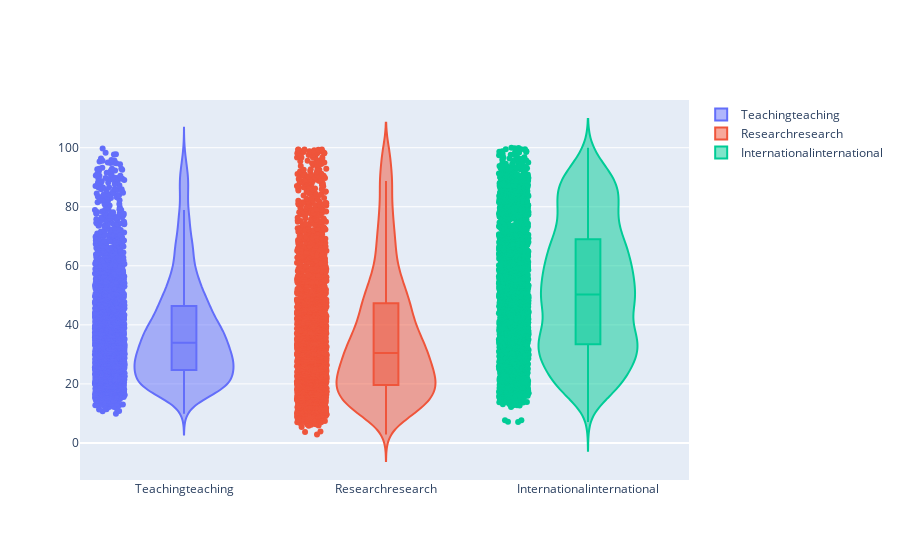

Write notebook code for a chart like this one.
### Markdown cell above
### 6. Violin chart

### Code cell
#Display teaching score, research score, international score in violin chart
fig = go.Figure()

score_arr = ['teaching', 'research', 'international']
for score in score_arr:
    fig.add_trace(
        go.Violin(
            y = df_data[score],
            name = score.capitalize()+score,
            box_visible = True,
            points = 'all'
        )
    )
    
fig.show()

### Figure 1 — Plotly figure (JSON) as saved in the notebook; plotly's stock layout.template omitted (floating-point values rounded to 4 significant figures; data arrays with more than 128 entries replaced by an {"elided": "..."} marker saying what was removed)
{"data": [{"box": {"visible": true}, "name": "Teachingteaching", "points": "all", "type": "violin", "y": {"elided": "2603 float values"}}, {"box": {"visible": true}, "name": "Researchresearch", "points": "all", "type": "violin", "y": {"elided": "2603 float values"}}, {"box": {"visible": true}, "name": "Internationalinternational", "points": "all", "type": "violin", "y": {"elided": "2603 str values"}}], "layout": {}}
